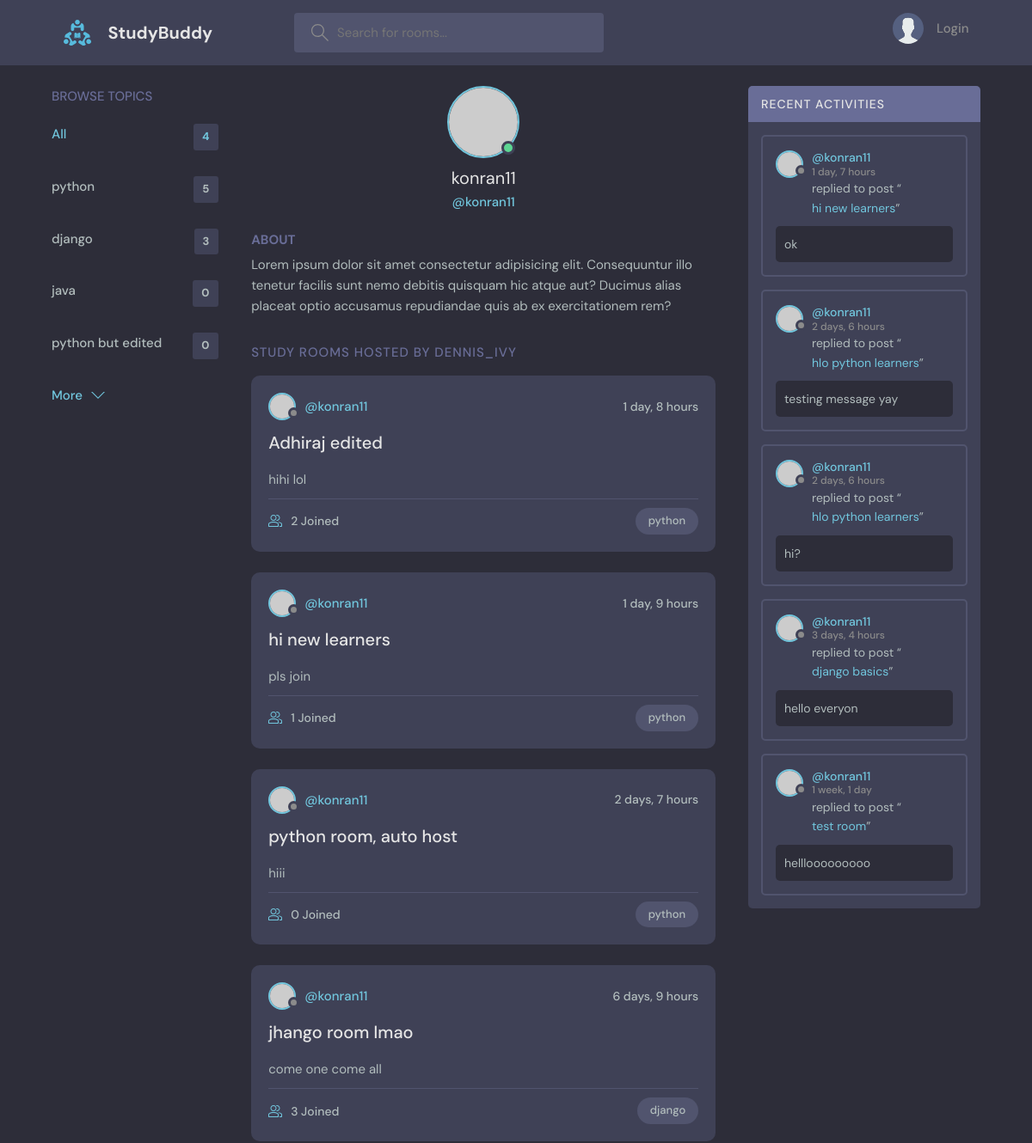
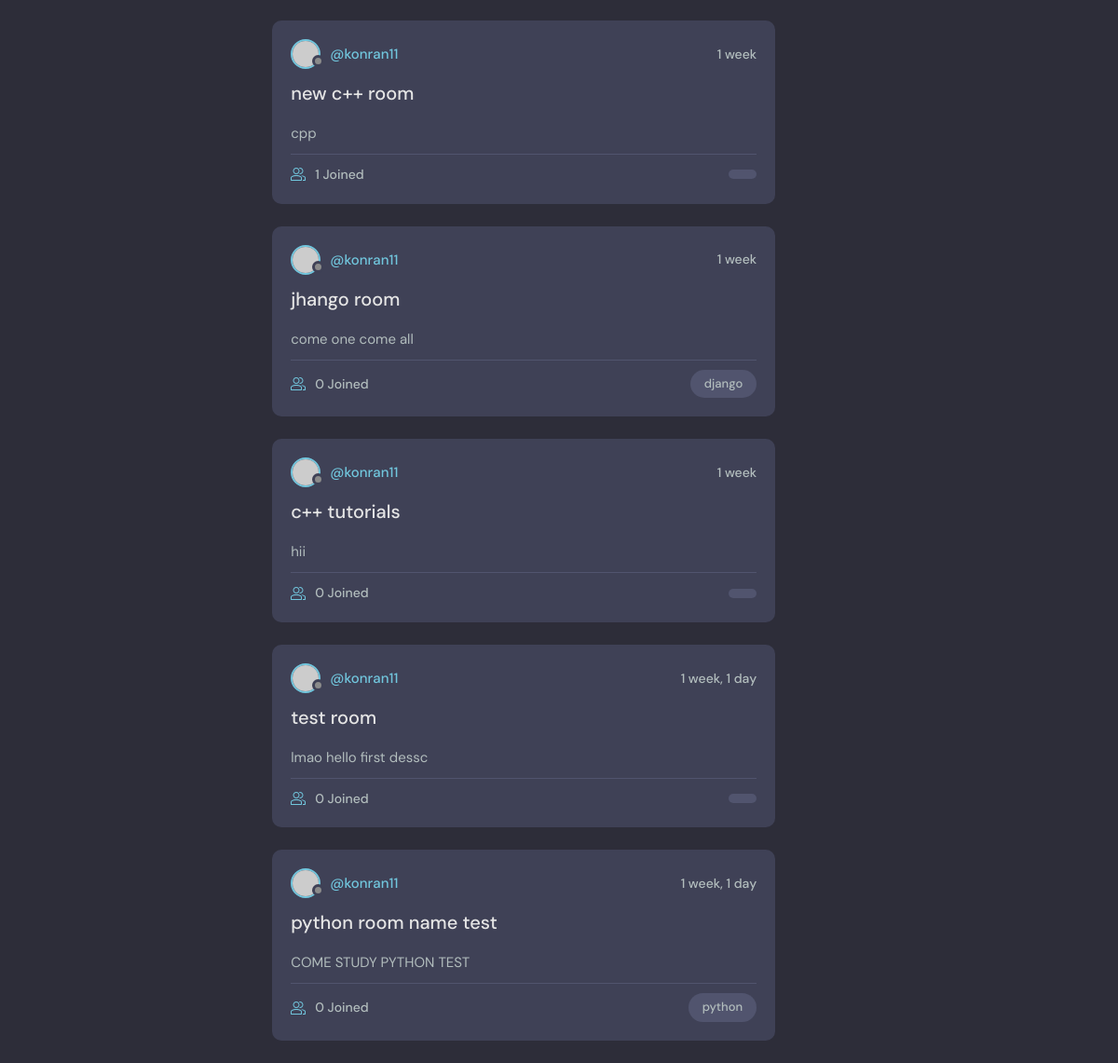
Page /profile/1/ on the committed database (2 pictures, top to bottom).
### base/models.py (models this page shows, shortened)
class Topic(models.Model):
    name = models.CharField(max_length=200)

class Room(models.Model): #one to many relation, topic can have many rooms
    host = models.ForeignKey(User, on_delete=models.SET_NULL,null=True)
    topic = models.ForeignKey(Topic, on_delete=models.SET_NULL,null=True)
    name = models.CharField(max_length=200)
    description = models.TextField(null=True)
    participants = models.ManyToManyField(User,related_name='participants', blank='True')
    created_at = models.DateTimeField(auto_now_add=True)
    updated_at = models.DateTimeField(auto_now=True)
    is_public = models.BooleanField(default=True)
    class Meta:
        ordering = ['-updated_at','-created_at']
    def __str__(self):
        return self.name

class Message(models.Model): #one to many relations, user can have many msges
    user = models.ForeignKey(User, on_delete=models.CASCADE)
    room = models.ForeignKey(Room, on_delete=models.CASCADE)
    body = models.TextField()
    created_at = models.DateTimeField(auto_now_add=True)
    updated_at = models.DateTimeField(auto_now=True)
    class Meta:
        ordering = ['-updated_at','-created_at']
    def __str__(self):
        return self.body[:50]

### base/views.py (the view)
# urls.py: path('profile/<str:pk>/', views.userProfile,name="user-profile"),
def userProfile(request,pk):
    user = User.objects.get(id=pk)
    rooms = user.room_set.all()
    room_message = user.message_set.all()
    topics = Topic.objects.all()
    context = {'user':user,'rooms':rooms,'room_messages':room_message,'topics':topics}
    return render(request,'base/profile.html',context)

### base/templates/base/profile.html (shortened to what this page needs)
{% extends 'maintheme.html' %}
{% block content %}
  <main class="profile-page layout layout--3">
    <div class="container">
      {% include 'base/topics_component.html' %}
      <div class="roomList">
        <div class="profile">
          <div class="profile__avatar">
            <div class="avatar avatar--large active">
              <img src="https://randomuser.me/api/portraits/men/11.jpg" />
            </div>
          </div>
          <div class="profile__info">
            <h3>{{user.username}}</h3>
            <p>@{{user.username}}</p>
          </div>
          <div class="profile__about">
            <h3>About</h3>
            <p>
              Lorem ipsum dolor sit amet consectetur adipisicing elit. Consequuntur illo tenetur
              facilis sunt nemo debitis quisquam hic atque aut? Ducimus alias placeat optio
              accusamus repudiandae quis ab ex exercitationem rem?
            </p>
          </div>
        </div>
        <div class="roomList__header">
          <div>
            <h2>Study Rooms Hosted by dennis_ivy</a>
            </h2>
          </div>
        </div>
        {% include 'base/feed_component.html' %}
      </div>
      {% include 'base/activity_component.html' %}
    </div>
  </main>
{% endblock content %}

### templates/maintheme.html (shortened to what this page needs)
<!DOCTYPE html>
{% load static %}
<html lang="en">
  <head>
    <link rel="stylesheet" href="{% static 'styles/style.css' %}"" />
  </head>
  <body>
    {% include 'navbar.html' %}
    {% block content %}
    {% endblock %}
  </body>
</html>
{% load static %}

### templates/navbar.html (shortened to what this page needs)
{% load static %}
<header class="header header--loggedIn">
    <div class="container">
      <a href="{% url 'home' %}" class="header__logo">
        <img src="{% static 'images/logo.svg' %}" />
        <h1>StudyBuddy</h1>
      </a>
      <form class="header__search" method="GET" action="{% url 'home' %}">
        <label>
          <input name="q" placeholder="Search for rooms..." />
        </label>
      </form>
      <nav class="header__menu">
        {% if request.user.is_authenticated %}
        <div class="header__user">
          <a href="{% url 'user-profile' user.id %}">
            <div class="{% static 'images/avatar.svg' %}">
              <img src="https://randomuser.me/api/portraits/men/37.jpg" />
            </div>
            <p>{{request.user.username}} <span>{{request.user.username}}</span></p>
          </a>
          <button class="dropdown-button">
            <svg version="1.1" xmlns="http://www.w3.org/2000/svg" width="32" height="32" viewBox="0 0 32 32">
              <title>chevron-down</title>
              <path d="M16 21l-13-13h-3l16 16 16-16h-3l-13 13z"></path>
            </svg>
          </button>
        </div>
        {% else %}
        <a href="{% url 'login' %}">
          <img src="{% static 'images/avatar.svg' %}" />
          <p>Login</p>
        </a>
        {% endif %}
      </nav>
    </div>
  </header>

### base/templates/base/topics_component.html
<div class="topics">
    <div class="topics__header">
      <h2>Browse Topics</h2>
    </div>
    <ul class="topics__list">
      <li>
        <a href="{% url 'home' %}" class="active">All <span>{{topics.count}}</span></a>
      </li>
      {% for topic in topics %}
      <li>
        <a href="{% url 'home' %}?q={{topic.name}}">{{topic.name}} <span>{{topic.room_set.all.count}}</span></a>
      </li>
      {% endfor %}
    </ul>
    <a class="btn btn--link" href="topics.html">
      More
      <svg version="1.1" xmlns="http://www.w3.org/2000/svg" width="32" height="32" viewBox="0 0 32 32">
        <title>chevron-down</title>
        <path d="M16 21l-13-13h-3l16 16 16-16h-3l-13 13z"></path>
      </svg>
    </a>
  </div>

### base/templates/base/feed_component.html (shortened to what this page needs)
{% for room in rooms %}
<div class="roomListRoom">
    <div class="roomListRoom__header">
      <a href="{% url 'user-profile' room.host.id %}" class="roomListRoom__author">
        <div class="avatar avatar--small">
          <img src="https://randomuser.me/api/portraits/women/11.jpg" />
        </div>
        <span>@{{room.host.username}}</span>
      </a>
      <div class="roomListRoom__actions">
        <span>{{room.created_at|timesince}}</span>
      </div>
    </div>
    <div class="roomListRoom__content">
      <a href="{% url 'room' room.id %}">{{room.name}}</a>
      <p>
        {{room.description}}
      </p>
    </div>
    <div class="roomListRoom__meta">
      <a href="{% url 'room' room.id %}"  class="roomListRoom__joined">
        {{room.participants.all.count}} Joined
      </a>
      <p class="roomListRoom__topic">{{room.topic.name}}</p>
    </div>
</div>
{% endfor %}

### base/templates/base/activity_component.html (shortened to what this page needs)
<div class="activities">
    <div class="activities__header">
      <h2>Recent Activities</h2>
    </div>
    {% for message in room_messages %}
    <div class="activities__box">
      <div class="activities__boxHeader roomListRoom__header">
        <a href="{% url 'user-profile' message.user.id %}" class="roomListRoom__author">
          <div class="avatar avatar--small">
            <img src="https://randomuser.me/api/portraits/women/11.jpg" />
          </div>
          <p>
            @{{message.user}}
            <span>{{message.created_at|timesince}}</span>
          </p>
        </a>
      </div>
      <div class="activities__boxContent">
        <p>replied to post “<a href="{% url 'room' message.room.id %}">{{message.room}}</a>”</p>
        <div class="activities__boxRoomContent">
         {{message.body}}
        </div>
      </div>
    </div>
    {% endfor %}
  </div>

### rows in the picture
Topic: name "python", room_set.all.count "5"
Topic: name "django", room_set.all.count "3"
Topic: name "java", room_set.all.count "0"
Topic: name "python but edited", room_set.all.count "0"
Room: host.username "konran11", created_at "1 day, 8 hours", name "Adhiraj edited", description "hihi lol", participants.all.count "2", topic.name "python"
Room: host.username "konran11", created_at "1 day, 9 hours", name "hi new learners", description "pls join", participants.all.count "1", topic.name "python"
Room: host.username "konran11", created_at "2 days, 7 hours", name "python room, auto host", description "hiii", participants.all.count "0", topic.name "python"
Room: host.username "konran11", created_at "6 days, 9 hours", name "jhango room lmao", description "come one come all", participants.all.count "3", topic.name "django"
Room: host.username "konran11", created_at "1 week", name "new c++ room", description "cpp", participants.all.count "1"
Room: host.username "konran11", created_at "1 week", name "jhango room", description "come one come all", participants.all.count "0", topic.name "django"
Room: host.username "konran11", created_at "1 week", name "c++ tutorials", description "hii", participants.all.count "0"
Room: host.username "konran11", created_at "1 week, 1 day", name "test room", description "lmao hello first dessc", participants.all.count "0"
Room: host.username "konran11", created_at "1 week, 1 day", name "python room name test", description "COME STUDY PYTHON TEST", participants.all.count "0", topic.name "python"
Message: user "konran11", created_at "1 day, 7 hours", room "hi new learners", body "ok"
Message: user "konran11", created_at "2 days, 6 hours", room "hlo python learners", body "testing message yay"
Message: user "konran11", created_at "2 days, 6 hours", room "hlo python learners", body "hi?"
Message: user "konran11", created_at "3 days, 4 hours", room "django basics", body "hello everyon"
Message: user "konran11", created_at "1 week, 1 day", room "test room", body "helllooooooooo"

### other values in the picture
{{ topics.count }} "4"
{{ user.username }} "konran11"
